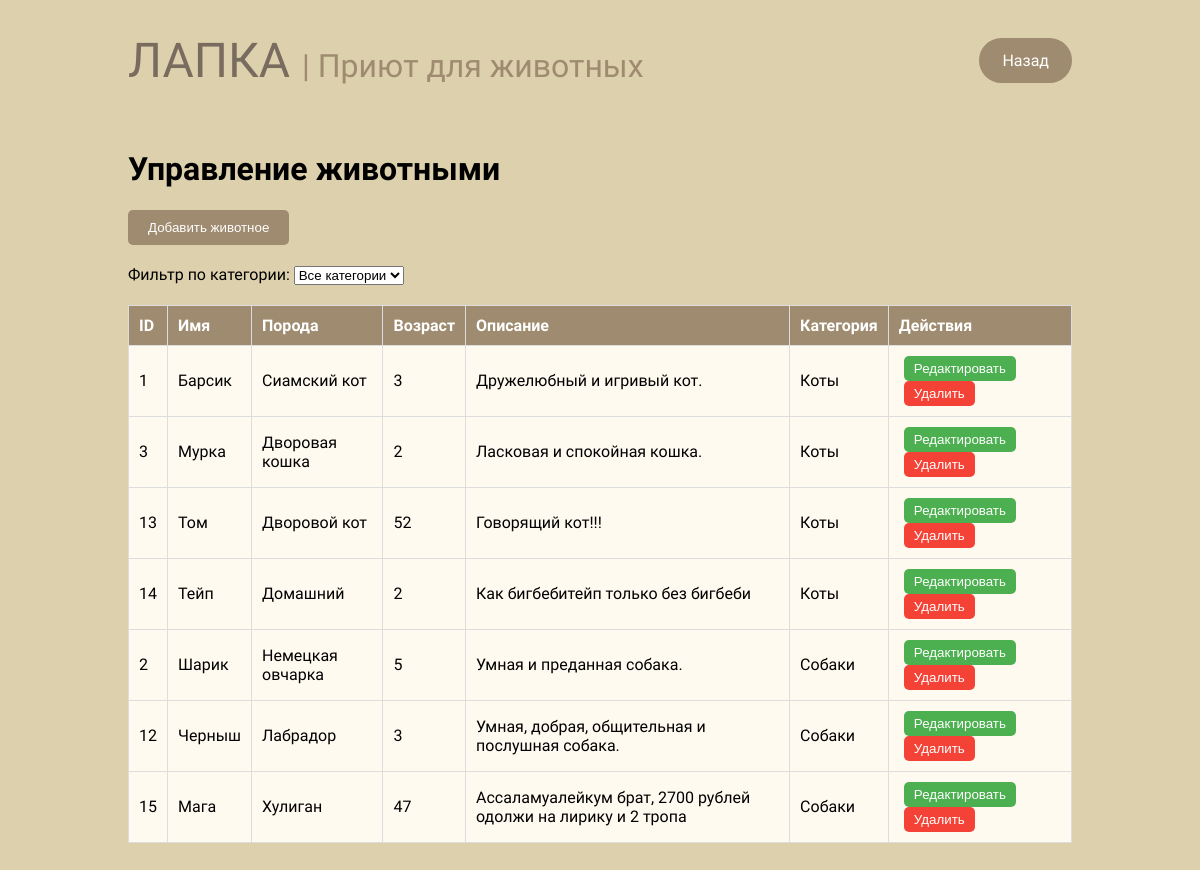
Page /server/admin/manage_pets.php (signed in) on the committed database.
### tables this page shows
CREATE TABLE `pets` (
  `id` int(11) NOT NULL,
  `name` varchar(100) NOT NULL,
  `breed` varchar(100) NOT NULL,
  `age` int(11) NOT NULL,
  `description` text NOT NULL,
  `photo` varchar(255) NOT NULL,
  `created_at` timestamp NOT NULL DEFAULT current_timestamp(),
  `category_id` int(11) DEFAULT NULL
);

CREATE TABLE `pet_categories` (
  `id` int(11) NOT NULL,
  `name` varchar(100) NOT NULL
);

### server/admin/manage_pets.php (the view, shortened to what this page needs)
<!DOCTYPE html>
<html lang="ru">
<head>
    <link rel="stylesheet" href="../../css/styles.css">
</head>
<body>
    <header class="header">
        <div class="header-container">
            <a href="../../index.html" class="logo-button">
                <h1 class="logo">ЛАПКА <span>| Приют для животных</span></h1>
            </a>
            <a href="../../admin_panel.html" class="back-button">Назад</a>
        </div>
    </header>
    <div class="admin-container">
        <h1>Управление животными</h1>
        <button class="add-button" onclick="location.href='add_pet.php'">Добавить животное</button>
        <form method="GET" action="">
            <label for="category">Фильтр по категории:</label>
            <select name="category" id="category" onchange="this.form.submit()">
                <option value="">Все категории</option>
                <?php
                $servername = "localhost";
                $username = "root";
                $password = "";
                $dbname = "webproject";
                ?>
            </select>
        </form>
        <table>
            <thead>
                <tr>
                    <th>ID</th>
                    <th>Имя</th>
                    <th>Порода</th>
                    <th>Возраст</th>
                    <th>Описание</th>
                    <th>Категория</th>
                    <th>Действия</th>
                </tr>
            </thead>
            <tbody>
                <?php
                $conn = new mysqli($servername, $username, $password, $dbname, 3307);
                $sql = "SELECT p.id, p.name, p.breed, p.age, p.description, c.name as category
                        FROM pets p
                        JOIN pet_categories c ON p.category_id = c.id";
                $result = $conn->query($sql);
                if ($result->num_rows > 0) {
                    while ($row = $result->fetch_assoc()) {
                        echo "<tr>
                                <td>{$row['id']}</td>
                                <td>{$row['name']}</td>
                                <td>{$row['breed']}</td>
                                <td>{$row['age']}</td>
                                <td>{$row['description']}</td>
                                <td>{$row['category']}</td>
                                <td class='actions'>
                                    <button class='edit' onclick='location.href=\"edit_pet.php?id={$row['id']}\"'>Редактировать</button>
                                    <button class='delete' onclick='deletePet({$row['id']})'>Удалить</button>
                                </td>
                              </tr>";
                    }
                } else {
                    echo "<tr><td colspan='7'>Нет данных о животных</td></tr>";
                }
                ?>
            </tbody>
        </table>
    </div>
</body>
</html>

### css/styles.css (style rules this page uses)
body { font-family: "Comfortaa", serif; font-weight: 400; font-style: normal; margin: 1% 9%; padding: 0; background-color: #ddd1ad; }
.header-container { display: flex; justify-content: space-between; align-items: center; padding: 20px; background-color: #ddd1ad; }
.logo, .logo-button { font-family: "Rubik Spray Paint", serif; font-weight: 400; font-size: 3rem; color: #786C5F; margin: 0; text-decoration: none; }
.logo span { font-family: "Comfortaa", serif; font-weight: 400; font-size: 2rem; color: #9F8B70; }

### server/admin/manage_pets.php (style rules this page uses)
.admin-container { padding: 20px; max-width: 1200px; margin: 0 auto; }
table { width: 100%; border-collapse: collapse; margin-top: 20px; }
th, td { padding: 10px; border: 1px solid #ddd; text-align: left; background-color: floralwhite; }
th { background-color: #9F8B70; color: white; }
.actions button { padding: 5px 10px; margin: 0 5px; border: none; border-radius: 5px; cursor: pointer; }
.actions button.edit { background-color: #4CAF50; color: white; }
.actions button.delete { background-color: #f44336; color: white; }
.add-button { padding: 10px 20px; background-color: #9F8B70; color: white; border: none; border-radius: 5px; cursor: pointer; margin-bottom: 20px; }
.back-button { display: inline-block; padding: 10px 20px; font-size: 1rem; border: 3px solid #9F8B70; border-radius: 30px; text-decoration: none; color: #fff; background-color: #9F8B70; text-align: center; transition: all 0.3s ease; cursor: pointer; }

### rows in the picture
pets: id "1", name "Барсик", breed "Сиамский кот", age "3", description "Дружелюбный и игривый кот.", category.name "Коты"
pets: id "3", name "Мурка", breed "Дворовая кошка", age "2", description "Ласковая и спокойная кошка.", category.name "Коты"
pets: id "13", name "Том", breed "Дворовой кот", age "52", description "Говорящий кот!!!", category.name "Коты"
pets: id "14", name "Тейп", breed "Домашний", age "2", description "Как бигбебитейп только без бигбеби", category.name "Коты"
pets: id "2", name "Шарик", breed "Немецкая овчарка", age "5", description "Умная и преданная собака.", category.name "Собаки"
pets: id "12", name "Черныш", breed "Лабрадор", age "3", description "Умная, добрая, общительная и послушная собака.", category.name "Собаки"
pets: id "15", name "Мага", breed "Хулиган", age "47", description "Ассаламуалейкум брат, 2700 рублей одолжи на лирику и 2 тропа", category.name "Собаки"
